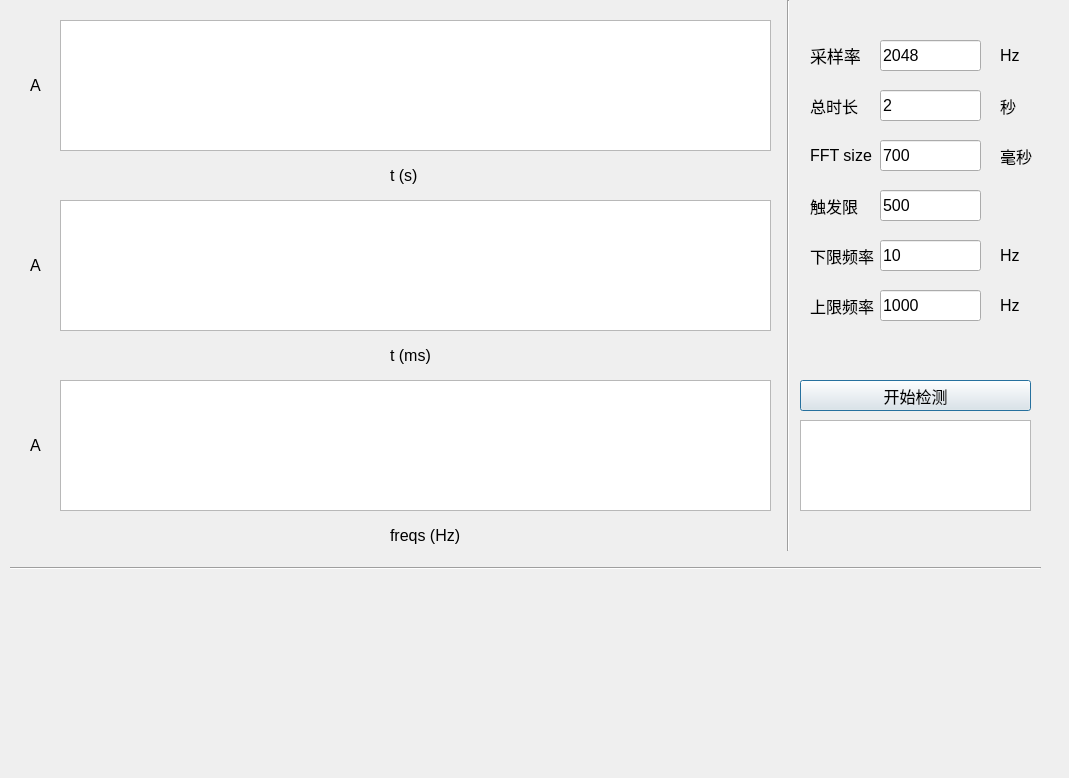
<?xml version="1.0" encoding="UTF-8"?>
<ui version="4.0">
 <class>Dialog</class>
 <widget class="QDialog" name="Dialog">
  <property name="geometry">
   <rect>
    <x>0</x>
    <y>0</y>
    <width>1069</width>
    <height>778</height>
   </rect>
  </property>
  <property name="windowTitle">
   <string>Dialog</string>
  </property>
  <widget class="QLabel" name="label">
   <property name="geometry">
    <rect>
     <x>810</x>
     <y>40</y>
     <width>71</width>
     <height>31</height>
    </rect>
   </property>
   <property name="font">
    <font>
     <pointsize>13</pointsize>
    </font>
   </property>
   <property name="text">
    <string>采样率</string>
   </property>
  </widget>
  <widget class="QLabel" name="label_2">
   <property name="geometry">
    <rect>
     <x>1000</x>
     <y>40</y>
     <width>41</width>
     <height>31</height>
    </rect>
   </property>
   <property name="font">
    <font>
     <pointsize>12</pointsize>
    </font>
   </property>
   <property name="text">
    <string>Hz</string>
   </property>
  </widget>
  <widget class="QLabel" name="label_3">
   <property name="geometry">
    <rect>
     <x>1000</x>
     <y>90</y>
     <width>41</width>
     <height>31</height>
    </rect>
   </property>
   <property name="font">
    <font>
     <pointsize>12</pointsize>
    </font>
   </property>
   <property name="text">
    <string>秒</string>
   </property>
  </widget>
  <widget class="QLabel" name="label_4">
   <property name="geometry">
    <rect>
     <x>810</x>
     <y>90</y>
     <width>71</width>
     <height>31</height>
    </rect>
   </property>
   <property name="font">
    <font>
     <pointsize>12</pointsize>
    </font>
   </property>
   <property name="text">
    <string>总时长</string>
   </property>
  </widget>
  <widget class="QLabel" name="label_5">
   <property name="geometry">
    <rect>
     <x>1000</x>
     <y>140</y>
     <width>41</width>
     <height>31</height>
    </rect>
   </property>
   <property name="font">
    <font>
     <pointsize>12</pointsize>
    </font>
   </property>
   <property name="text">
    <string>毫秒</string>
   </property>
  </widget>
  <widget class="QLabel" name="label_6">
   <property name="geometry">
    <rect>
     <x>810</x>
     <y>140</y>
     <width>71</width>
     <height>31</height>
    </rect>
   </property>
   <property name="font">
    <font>
     <pointsize>12</pointsize>
    </font>
   </property>
   <property name="text">
    <string>FFT size</string>
   </property>
  </widget>
  <widget class="QLabel" name="label_8">
   <property name="geometry">
    <rect>
     <x>810</x>
     <y>190</y>
     <width>71</width>
     <height>31</height>
    </rect>
   </property>
   <property name="font">
    <font>
     <pointsize>12</pointsize>
    </font>
   </property>
   <property name="text">
    <string>触发限</string>
   </property>
  </widget>
  <widget class="QLabel" name="label_7">
   <property name="geometry">
    <rect>
     <x>1000</x>
     <y>240</y>
     <width>41</width>
     <height>31</height>
    </rect>
   </property>
   <property name="font">
    <font>
     <pointsize>12</pointsize>
    </font>
   </property>
   <property name="text">
    <string>Hz</string>
   </property>
  </widget>
  <widget class="QLabel" name="label_9">
   <property name="geometry">
    <rect>
     <x>810</x>
     <y>240</y>
     <width>71</width>
     <height>31</height>
    </rect>
   </property>
   <property name="font">
    <font>
     <pointsize>12</pointsize>
    </font>
   </property>
   <property name="text">
    <string>下限频率</string>
   </property>
  </widget>
  <widget class="QLabel" name="label_10">
   <property name="geometry">
    <rect>
     <x>1000</x>
     <y>290</y>
     <width>41</width>
     <height>31</height>
    </rect>
   </property>
   <property name="font">
    <font>
     <pointsize>12</pointsize>
    </font>
   </property>
   <property name="text">
    <string>Hz</string>
   </property>
  </widget>
  <widget class="QLabel" name="label_11">
   <property name="geometry">
    <rect>
     <x>810</x>
     <y>290</y>
     <width>71</width>
     <height>31</height>
    </rect>
   </property>
   <property name="font">
    <font>
     <pointsize>12</pointsize>
    </font>
   </property>
   <property name="text">
    <string>上限频率</string>
   </property>
  </widget>
  <widget class="QPushButton" name="pushButton">
   <property name="geometry">
    <rect>
     <x>800</x>
     <y>380</y>
     <width>231</width>
     <height>31</height>
    </rect>
   </property>
   <property name="font">
    <font>
     <pointsize>12</pointsize>
    </font>
   </property>
   <property name="text">
    <string>开始检测</string>
   </property>
   <property name="flat">
    <bool>false</bool>
   </property>
  </widget>
  <widget class="QGraphicsView" name="graphicsView">
   <property name="geometry">
    <rect>
     <x>60</x>
     <y>20</y>
     <width>711</width>
     <height>131</height>
    </rect>
   </property>
  </widget>
  <widget class="QGraphicsView" name="graphicsView_2">
   <property name="geometry">
    <rect>
     <x>60</x>
     <y>380</y>
     <width>711</width>
     <height>131</height>
    </rect>
   </property>
  </widget>
  <widget class="QGraphicsView" name="graphicsView_3">
   <property name="geometry">
    <rect>
     <x>60</x>
     <y>200</y>
     <width>711</width>
     <height>131</height>
    </rect>
   </property>
  </widget>
  <widget class="QLineEdit" name="lineEdit">
   <property name="geometry">
    <rect>
     <x>880</x>
     <y>40</y>
     <width>101</width>
     <height>31</height>
    </rect>
   </property>
   <property name="font">
    <font>
     <pointsize>12</pointsize>
    </font>
   </property>
   <property name="text">
    <string>2048</string>
   </property>
  </widget>
  <widget class="QLineEdit" name="lineEdit_2">
   <property name="geometry">
    <rect>
     <x>880</x>
     <y>290</y>
     <width>101</width>
     <height>31</height>
    </rect>
   </property>
   <property name="font">
    <font>
     <pointsize>12</pointsize>
    </font>
   </property>
   <property name="text">
    <string>1000</string>
   </property>
  </widget>
  <widget class="QLineEdit" name="lineEdit_3">
   <property name="geometry">
    <rect>
     <x>880</x>
     <y>240</y>
     <width>101</width>
     <height>31</height>
    </rect>
   </property>
   <property name="font">
    <font>
     <pointsize>12</pointsize>
    </font>
   </property>
   <property name="text">
    <string>10</string>
   </property>
  </widget>
  <widget class="QLineEdit" name="lineEdit_4">
   <property name="geometry">
    <rect>
     <x>880</x>
     <y>190</y>
     <width>101</width>
     <height>31</height>
    </rect>
   </property>
   <property name="font">
    <font>
     <pointsize>12</pointsize>
    </font>
   </property>
   <property name="text">
    <string>500</string>
   </property>
  </widget>
  <widget class="QLineEdit" name="lineEdit_5">
   <property name="geometry">
    <rect>
     <x>880</x>
     <y>140</y>
     <width>101</width>
     <height>31</height>
    </rect>
   </property>
   <property name="font">
    <font>
     <pointsize>12</pointsize>
    </font>
   </property>
   <property name="text">
    <string>700</string>
   </property>
  </widget>
  <widget class="QLineEdit" name="lineEdit_6">
   <property name="geometry">
    <rect>
     <x>880</x>
     <y>90</y>
     <width>101</width>
     <height>31</height>
    </rect>
   </property>
   <property name="font">
    <font>
     <pointsize>12</pointsize>
    </font>
   </property>
   <property name="text">
    <string>2</string>
   </property>
  </widget>
  <widget class="QLabel" name="label_12">
   <property name="geometry">
    <rect>
     <x>390</x>
     <y>160</y>
     <width>71</width>
     <height>31</height>
    </rect>
   </property>
   <property name="font">
    <font>
     <pointsize>12</pointsize>
    </font>
   </property>
   <property name="text">
    <string>t (s)</string>
   </property>
  </widget>
  <widget class="QLabel" name="label_13">
   <property name="geometry">
    <rect>
     <x>390</x>
     <y>340</y>
     <width>71</width>
     <height>31</height>
    </rect>
   </property>
   <property name="font">
    <font>
     <pointsize>12</pointsize>
    </font>
   </property>
   <property name="text">
    <string>t (ms)</string>
   </property>
  </widget>
  <widget class="QLabel" name="label_14">
   <property name="geometry">
    <rect>
     <x>390</x>
     <y>520</y>
     <width>81</width>
     <height>31</height>
    </rect>
   </property>
   <property name="font">
    <font>
     <pointsize>12</pointsize>
    </font>
   </property>
   <property name="text">
    <string>freqs (Hz)</string>
   </property>
  </widget>
  <widget class="QLabel" name="label_15">
   <property name="geometry">
    <rect>
     <x>30</x>
     <y>430</y>
     <width>31</width>
     <height>31</height>
    </rect>
   </property>
   <property name="font">
    <font>
     <pointsize>12</pointsize>
    </font>
   </property>
   <property name="text">
    <string>A</string>
   </property>
  </widget>
  <widget class="QLabel" name="label_16">
   <property name="geometry">
    <rect>
     <x>30</x>
     <y>250</y>
     <width>31</width>
     <height>31</height>
    </rect>
   </property>
   <property name="font">
    <font>
     <pointsize>12</pointsize>
    </font>
   </property>
   <property name="text">
    <string>A</string>
   </property>
  </widget>
  <widget class="QLabel" name="label_17">
   <property name="geometry">
    <rect>
     <x>30</x>
     <y>70</y>
     <width>31</width>
     <height>31</height>
    </rect>
   </property>
   <property name="font">
    <font>
     <pointsize>12</pointsize>
    </font>
   </property>
   <property name="text">
    <string>A</string>
   </property>
  </widget>
  <widget class="QTextBrowser" name="textBrowser">
   <property name="geometry">
    <rect>
     <x>800</x>
     <y>420</y>
     <width>231</width>
     <height>91</height>
    </rect>
   </property>
  </widget>
  <widget class="Line" name="line">
   <property name="geometry">
    <rect>
     <x>780</x>
     <y>0</y>
     <width>16</width>
     <height>551</height>
    </rect>
   </property>
   <property name="orientation">
    <enum>Qt::Vertical</enum>
   </property>
  </widget>
  <widget class="Line" name="line_2">
   <property name="geometry">
    <rect>
     <x>10</x>
     <y>560</y>
     <width>1031</width>
     <height>16</height>
    </rect>
   </property>
   <property name="orientation">
    <enum>Qt::Horizontal</enum>
   </property>
  </widget>
 </widget>
 <tabstops>
  <tabstop>lineEdit</tabstop>
  <tabstop>lineEdit_6</tabstop>
  <tabstop>lineEdit_5</tabstop>
  <tabstop>lineEdit_4</tabstop>
  <tabstop>lineEdit_3</tabstop>
  <tabstop>lineEdit_2</tabstop>
  <tabstop>pushButton</tabstop>
  <tabstop>graphicsView</tabstop>
  <tabstop>graphicsView_3</tabstop>
  <tabstop>graphicsView_2</tabstop>
 </tabstops>
 <resources/>
 <connections/>
</ui>
